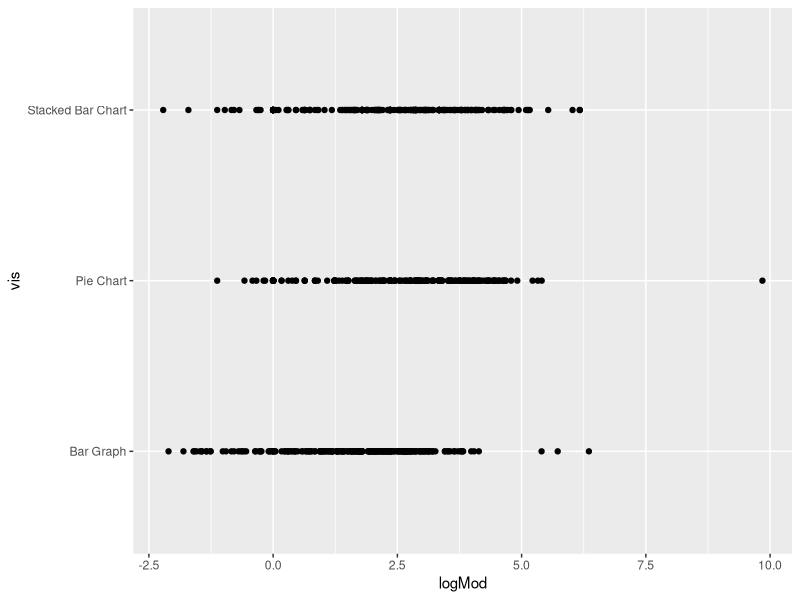

Reproduce this figure in R.
library(tidyverse)
library(readxl)


dd <- read_excel("fullData.xlsx")

head(dd)

d <- ggplot(dd, aes(x=logMod, y=vis)) + geom_point()
d + stat_summary(fun.data = "logMod", colour = "red", size = 2)
                 
#ggplot(dd, aes(x = Weight, y = MPG, color= Manufacturer, size=Weight)) + geom_point(alpha = 0.5)

#source("intro.r", echo = TRUE)
